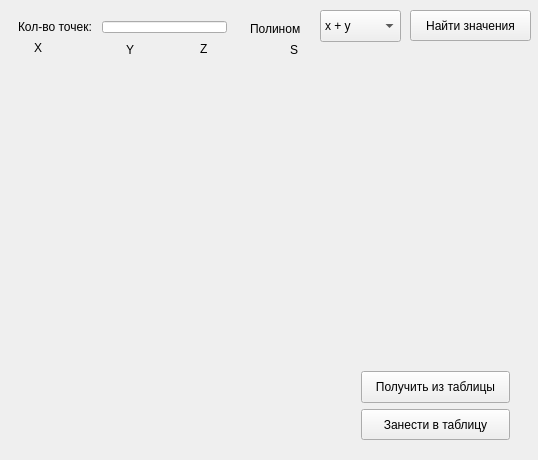
<?xml version="1.0" encoding="UTF-8"?>
<ui version="4.0">
 <class>MainWindow</class>
 <widget class="QMainWindow" name="MainWindow">
  <property name="geometry">
   <rect>
    <x>0</x>
    <y>0</y>
    <width>538</width>
    <height>460</height>
   </rect>
  </property>
  <property name="windowTitle">
   <string>МНК</string>
  </property>
  <widget class="QWidget" name="centralWidget">
   <widget class="QWidget" name="gridLayoutWidget">
    <property name="geometry">
     <rect>
      <x>7</x>
      <y>10</y>
      <width>231</width>
      <height>34</height>
     </rect>
    </property>
    <layout class="QGridLayout" name="gridLayout">
     <item row="0" column="0">
      <widget class="QLabel" name="nLabel">
       <property name="text">
        <string>Кол-во точек: </string>
       </property>
      </widget>
     </item>
     <item row="0" column="1">
      <widget class="QLineEdit" name="nEdit"/>
     </item>
    </layout>
   </widget>
   <widget class="QLabel" name="xLabel">
    <property name="geometry">
     <rect>
      <x>30</x>
      <y>40</y>
      <width>16</width>
      <height>16</height>
     </rect>
    </property>
    <property name="text">
     <string>X</string>
    </property>
    <property name="alignment">
     <set>Qt::AlignCenter</set>
    </property>
   </widget>
   <widget class="QLabel" name="yLabel">
    <property name="geometry">
     <rect>
      <x>120</x>
      <y>40</y>
      <width>20</width>
      <height>20</height>
     </rect>
    </property>
    <property name="text">
     <string>Y</string>
    </property>
    <property name="alignment">
     <set>Qt::AlignCenter</set>
    </property>
   </widget>
   <widget class="QPushButton" name="mnk_button">
    <property name="geometry">
     <rect>
      <x>410</x>
      <y>10</y>
      <width>121</width>
      <height>31</height>
     </rect>
    </property>
    <property name="text">
     <string>Найти значения</string>
    </property>
   </widget>
   <widget class="QWidget" name="verticalLayoutWidget">
    <property name="geometry">
     <rect>
      <x>10</x>
      <y>60</y>
      <width>71</width>
      <height>391</height>
     </rect>
    </property>
    <layout class="QVBoxLayout" name="xLayout"/>
   </widget>
   <widget class="QWidget" name="verticalLayoutWidget_2">
    <property name="geometry">
     <rect>
      <x>90</x>
      <y>60</y>
      <width>71</width>
      <height>391</height>
     </rect>
    </property>
    <layout class="QVBoxLayout" name="yLayout"/>
   </widget>
   <widget class="QLabel" name="sLabel">
    <property name="geometry">
     <rect>
      <x>290</x>
      <y>40</y>
      <width>20</width>
      <height>20</height>
     </rect>
    </property>
    <property name="text">
     <string>S</string>
    </property>
   </widget>
   <widget class="QWidget" name="verticalLayoutWidget_3">
    <property name="geometry">
     <rect>
      <x>250</x>
      <y>60</y>
      <width>83</width>
      <height>391</height>
     </rect>
    </property>
    <layout class="QVBoxLayout" name="sLayout"/>
   </widget>
   <widget class="QWidget" name="verticalLayoutWidget_4">
    <property name="geometry">
     <rect>
      <x>350</x>
      <y>360</y>
      <width>171</width>
      <height>91</height>
     </rect>
    </property>
    <layout class="QVBoxLayout" name="dbLayout">
     <item>
      <widget class="QPushButton" name="outbaseButton">
       <property name="enabled">
        <bool>true</bool>
       </property>
       <property name="sizePolicy">
        <sizepolicy hsizetype="Minimum" vsizetype="Minimum">
         <horstretch>0</horstretch>
         <verstretch>0</verstretch>
        </sizepolicy>
       </property>
       <property name="text">
        <string>Получить из таблицы</string>
       </property>
      </widget>
     </item>
     <item>
      <widget class="QPushButton" name="inbaseButton">
       <property name="sizePolicy">
        <sizepolicy hsizetype="Minimum" vsizetype="Minimum">
         <horstretch>0</horstretch>
         <verstretch>0</verstretch>
        </sizepolicy>
       </property>
       <property name="text">
        <string>Занести в таблицу</string>
       </property>
      </widget>
     </item>
    </layout>
   </widget>
   <widget class="QLabel" name="zLabel">
    <property name="geometry">
     <rect>
      <x>200</x>
      <y>40</y>
      <width>16</width>
      <height>18</height>
     </rect>
    </property>
    <property name="text">
     <string>Z</string>
    </property>
   </widget>
   <widget class="QWidget" name="verticalLayoutWidget_5">
    <property name="geometry">
     <rect>
      <x>170</x>
      <y>60</y>
      <width>61</width>
      <height>391</height>
     </rect>
    </property>
    <layout class="QVBoxLayout" name="zLayout"/>
   </widget>
   <widget class="QWidget" name="verticalLayoutWidget_6">
    <property name="geometry">
     <rect>
      <x>410</x>
      <y>50</y>
      <width>111</width>
      <height>281</height>
     </rect>
    </property>
    <layout class="QVBoxLayout" name="resLayout"/>
   </widget>
   <widget class="QLabel" name="label">
    <property name="geometry">
     <rect>
      <x>250</x>
      <y>20</y>
      <width>59</width>
      <height>18</height>
     </rect>
    </property>
    <property name="text">
     <string>Полином</string>
    </property>
   </widget>
   <widget class="QComboBox" name="polynomeBox">
    <property name="geometry">
     <rect>
      <x>320</x>
      <y>10</y>
      <width>81</width>
      <height>32</height>
     </rect>
    </property>
    <item>
     <property name="text">
      <string>x + y</string>
     </property>
    </item>
    <item>
     <property name="text">
      <string>x + y^2</string>
     </property>
    </item>
    <item>
     <property name="text">
      <string>x^2 + y</string>
     </property>
    </item>
    <item>
     <property name="text">
      <string>x^2 + y^2</string>
     </property>
    </item>
   </widget>
  </widget>
 </widget>
 <layoutdefault spacing="6" margin="11"/>
 <resources/>
 <connections/>
</ui>
